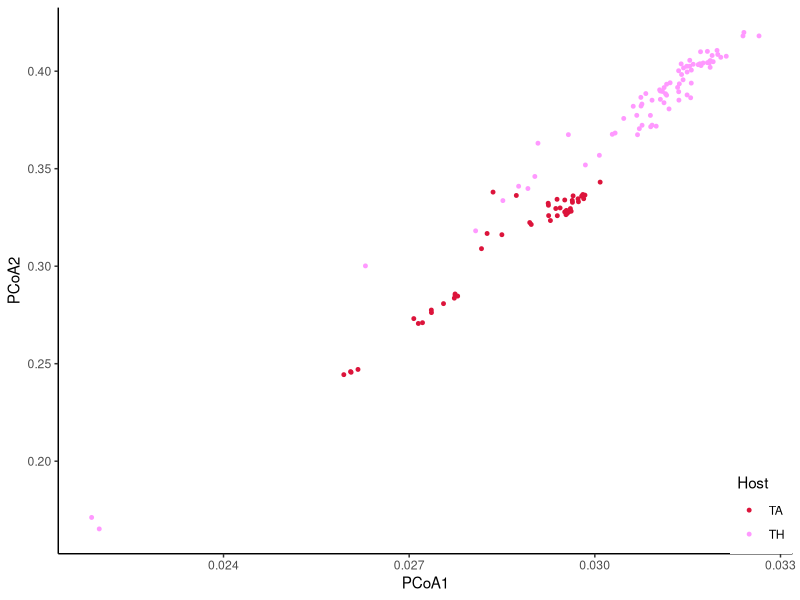
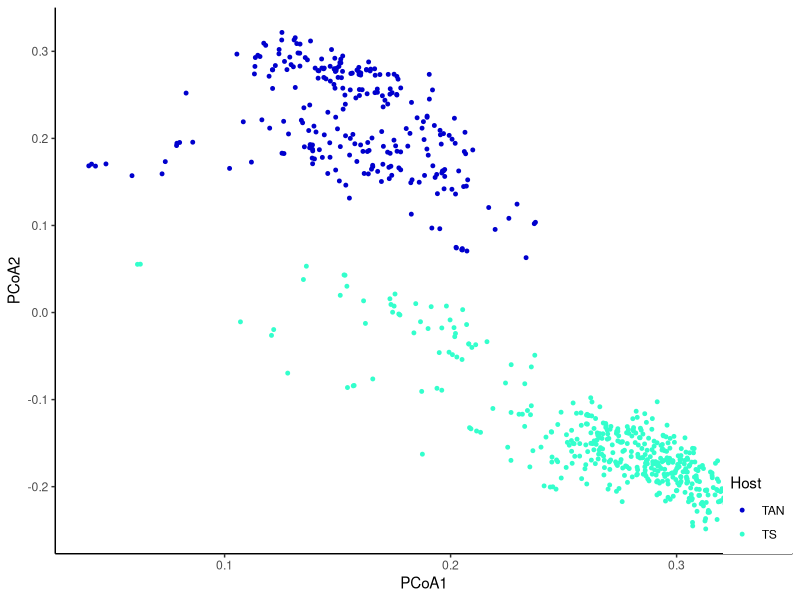
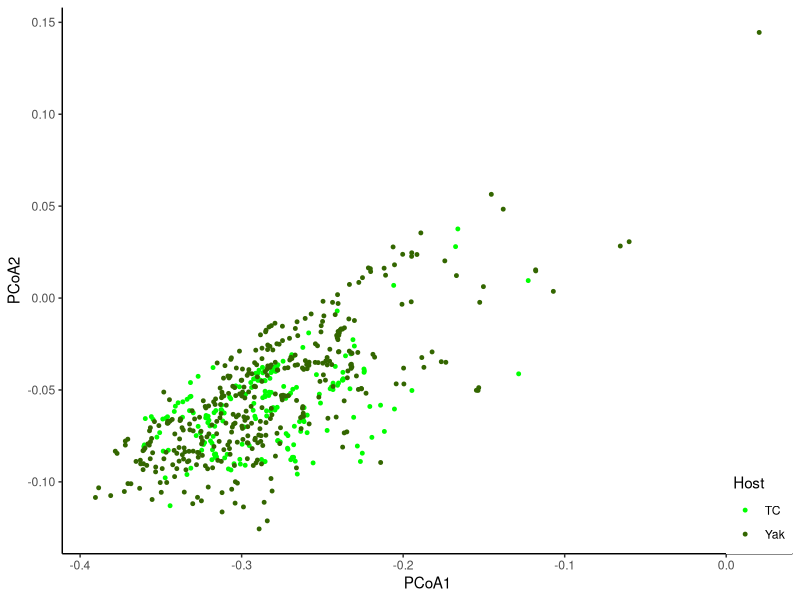

The R source for these figures, in order:
#Fig.S7 Gut microbial diversity features of six animals host species
library(tidyverse)
library(ggpubr)
library(vegan)
library(ade4)

### Ass vs Horse
AH <- read.csv("0.data/pcoa.Ass.Horse.speciese_data.csv")

AH.pcoa.p <- ggplot(AH, aes(x = PCoA1, y = PCoA2, color = Host)) +
  geom_point(size = 1) +
  theme_classic() +
  theme(legend.position = c(1, 0), legend.justification = c(1, 0)) +
  scale_color_manual(values=c("TH" = "#FF99FF", "TA" = "#DC143B"))
ggsave("1.result/figS4A.AH_pcoa.pdf", AH.pcoa.p, width = 5, height = 5)

### Sheep vs Antelope
SA <- read_csv("0.data/pcoa.Sheep.Antelope.speciese_data.csv")
SA.pcoa.p <- ggplot(SA, aes(x = PCoA1, y = PCoA2, color = Host)) +
  geom_point(size = 1) +
  theme_classic() +
  theme(legend.position = c(1, 0), legend.justification = c(1, 0))+
  scale_color_manual(values=c("TS" = "#33FFCC", "TAN" = "#0000CD"))
ggsave("1.result/fiS4B.SA_pcoa.pdf", SA.pcoa.p, width = 5, height = 5)

### Cattle vs Yak
CY <- read_csv("0.data/pcoa.Cattle.Yak.speciese_data.csv")
CY.pcoa.p <- ggplot(CY, aes(x = PCoA1, y = PCoA2, color = Host)) +
  geom_point( size = 1) +
  theme_classic() +
  theme(legend.position = c(1, 0), legend.justification = c(1, 0)) +
  scale_color_manual(values=c("TC" = "#00FF00", "Yak" = "#336600"))
ggsave("1.result/fiS4C.CY_pcoa.pdf", CY.pcoa.p, width = 5, height = 5)
